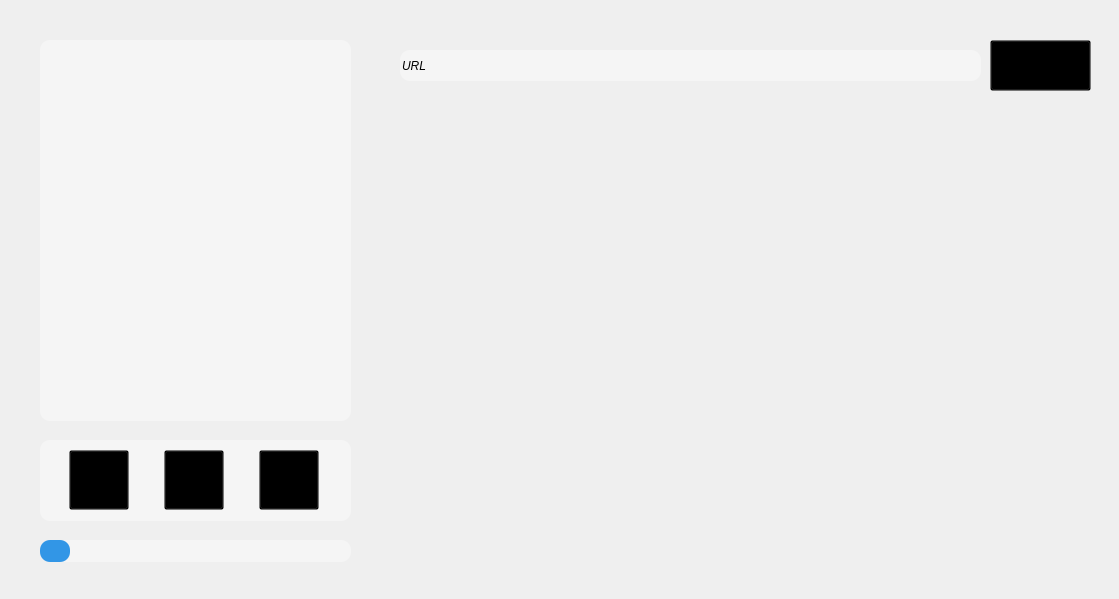
<?xml version="1.0" encoding="UTF-8"?>
<ui version="4.0">
 <class>MainWindow</class>
 <widget class="QMainWindow" name="MainWindow">
  <property name="geometry">
   <rect>
    <x>0</x>
    <y>0</y>
    <width>1119</width>
    <height>599</height>
   </rect>
  </property>
  <property name="windowTitle">
   <string>MainWindow</string>
  </property>
  <widget class="QWidget" name="centralwidget">
   <widget class="QWidget" name="backgroundWidget" native="true">
    <property name="geometry">
     <rect>
      <x>10</x>
      <y>10</y>
      <width>1101</width>
      <height>581</height>
     </rect>
    </property>
    <property name="styleSheet">
     <string notr="true">QWidget#backgroundWidget{
border-image: url(:/images/background.jpg);
border-radius: 20px;
}</string>
    </property>
    <widget class="QWidget" name="playWidget" native="true">
     <property name="geometry">
      <rect>
       <x>30</x>
       <y>430</y>
       <width>311</width>
       <height>81</height>
      </rect>
     </property>
     <property name="styleSheet">
      <string notr="true">QWidget#playWidget {
background-color: rgba(255, 255, 255, 100);
border-radius: 10px;
}</string>
     </property>
     <widget class="QWidget" name="horizontalLayoutWidget">
      <property name="geometry">
       <rect>
        <x>0</x>
        <y>0</y>
        <width>311</width>
        <height>81</height>
       </rect>
      </property>
      <layout class="QHBoxLayout" name="horizontalLayout">
       <item>
        <widget class="QPushButton" name="pushButton">
         <property name="minimumSize">
          <size>
           <width>0</width>
           <height>60</height>
          </size>
         </property>
         <property name="maximumSize">
          <size>
           <width>60</width>
           <height>16777215</height>
          </size>
         </property>
         <property name="styleSheet">
          <string notr="true">QPushButton{
background-color: rgba(0, 0, 0, 0);
image: url(:/images/prev.png);
}
QPushButton:hover{
image: url(:/images/prevHover.png);
}
QPushButton:pressed{
image: url(:/images/prevPressed.png);
}</string>
         </property>
         <property name="text">
          <string/>
         </property>
        </widget>
       </item>
       <item>
        <widget class="QPushButton" name="playPushButton">
         <property name="minimumSize">
          <size>
           <width>0</width>
           <height>60</height>
          </size>
         </property>
         <property name="maximumSize">
          <size>
           <width>60</width>
           <height>16777215</height>
          </size>
         </property>
         <property name="styleSheet">
          <string notr="true">QPushButton{
background-color: rgba(0, 0, 0, 0);
image: url(:/images/play.png);
}
QPushButton:hover{
image: url(:/images/playHover.png);
}
QPushButton:pressed{
image: url(:/images/playPressed.png);
}</string>
         </property>
         <property name="text">
          <string/>
         </property>
        </widget>
       </item>
       <item>
        <widget class="QPushButton" name="nextPushButton">
         <property name="minimumSize">
          <size>
           <width>0</width>
           <height>60</height>
          </size>
         </property>
         <property name="maximumSize">
          <size>
           <width>60</width>
           <height>16777215</height>
          </size>
         </property>
         <property name="styleSheet">
          <string notr="true">QPushButton{
background-color: rgba(0, 0, 0, 0);
image: url(:/images/next.png);
}
QPushButton:hover{
image: url(:/images/nextHover.png);
}
QPushButton:pressed{
image: url(:/images/nextPressed.png);
}</string>
         </property>
         <property name="text">
          <string/>
         </property>
        </widget>
       </item>
      </layout>
     </widget>
    </widget>
    <widget class="QLineEdit" name="videoUrlLineEdit">
     <property name="geometry">
      <rect>
       <x>390</x>
       <y>40</y>
       <width>581</width>
       <height>31</height>
      </rect>
     </property>
     <property name="styleSheet">
      <string notr="true">QLineEdit#videoUrlLineEdit{
background-color: rgba(255, 255, 255, 100);
border-radius: 10px;
font-style: italic;
}</string>
     </property>
     <property name="inputMask">
      <string>URL</string>
     </property>
    </widget>
    <widget class="QPushButton" name="pushButton_2">
     <property name="geometry">
      <rect>
       <x>980</x>
       <y>30</y>
       <width>101</width>
       <height>51</height>
      </rect>
     </property>
     <property name="styleSheet">
      <string notr="true">QPushButton{
background-color: rgba(0, 0, 0, 0);
image: url(:/images/add.png);
}
QPushButton:hover{
image: url(:/images/addHover.png);
}
QPushButton:pressed{
image: url(:/images/addPressed.png);
}</string>
     </property>
     <property name="text">
      <string/>
     </property>
    </widget>
    <widget class="QListWidget" name="musicListWidget">
     <property name="geometry">
      <rect>
       <x>30</x>
       <y>30</y>
       <width>311</width>
       <height>381</height>
      </rect>
     </property>
     <property name="styleSheet">
      <string notr="true">background-color: rgba(255, 255, 255, 100);
border-radius: 10px;</string>
     </property>
    </widget>
    <widget class="QSlider" name="horizontalSlider">
     <property name="geometry">
      <rect>
       <x>30</x>
       <y>530</y>
       <width>311</width>
       <height>22</height>
      </rect>
     </property>
     <property name="styleSheet">
      <string notr="true">QSlider::groove:horizontal{
background-color: rgba(255, 255, 255, 100);
border-radius: 10px;
}

QSlider::handle:horizontal{
width: 20px;
padding: 5px;
background-color: rgb(50, 150, 230);
border-radius: 10px;
}</string>
     </property>
     <property name="orientation">
      <enum>Qt::Horizontal</enum>
     </property>
    </widget>
   </widget>
  </widget>
 </widget>
 <resources>
  <include location="res.qrc"/>
 </resources>
 <connections/>
</ui>
